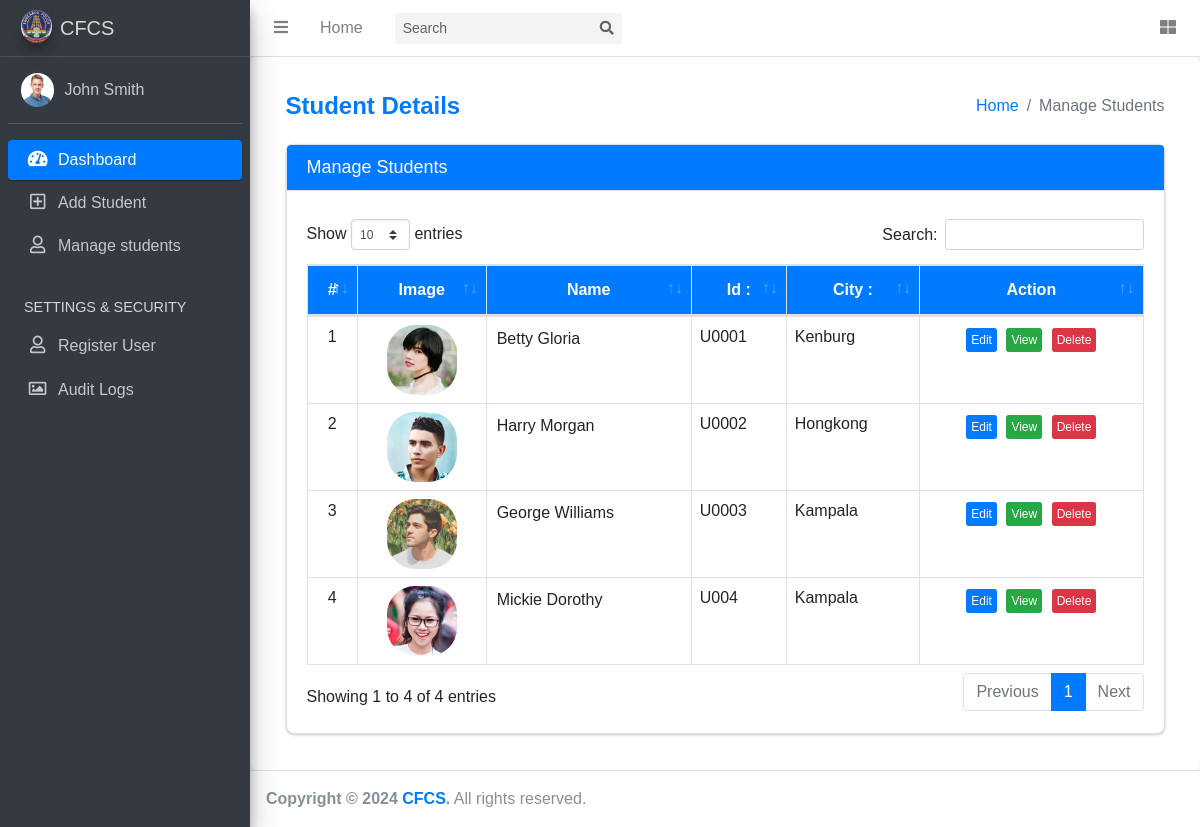
/sdms/student_list.php (signed in), run on the app's committed database.
### tables this page shows
CREATE TABLE `tblusers` (
  `id` int(11) NOT NULL,
  `name` varchar(255) NOT NULL,
  `lastname` varchar(255) NOT NULL,
  `username` varchar(255) NOT NULL,
  `email` varchar(255) NOT NULL,
  `sex` varchar(255) NOT NULL,
  `permission` varchar(255) NOT NULL,
  `password` varchar(255) NOT NULL,
  `mobile` int(11) NOT NULL,
  `userimage` varchar(255) NOT NULL DEFAULT 'but.jpg',
  `status` int(11) NOT NULL
);

CREATE TABLE `students` (
  `id` int(11) NOT NULL,
  `class` varchar(255) DEFAULT NULL,
  `studentno` varchar(255) NOT NULL,
  `studentName` varchar(255) DEFAULT NULL,
  `age` int(11) DEFAULT NULL,
  `stream` varchar(255) DEFAULT NULL,
  `gender` varchar(255) NOT NULL,
  `email` varchar(255) DEFAULT NULL,
  `contactno` int(10) DEFAULT NULL,
  `nextphone` int(10) DEFAULT NULL,
  `country` varchar(255) DEFAULT NULL,
  `district` varchar(255) DEFAULT NULL,
  `state` varchar(255) DEFAULT NULL,
  `village` varchar(255) DEFAULT NULL,
  `studentImage` varchar(255) DEFAULT NULL,
  `parentName` varchar(255) DEFAULT NULL,
  `relation` varchar(255) DEFAULT NULL,
  `occupation` varchar(255) DEFAULT NULL,
  `postingDate` timestamp NULL DEFAULT current_timestamp(),
  `updationDate` varchar(255) DEFAULT NULL
);

### sdms/student_list.php (the view, shortened to what this page needs)
<?php
include('includes/dbconnection.php');
?>
<!DOCTYPE html>
<html>
<?php @include("includes/head.php"); ?>
<body class="hold-transition sidebar-mini" style="font-family: Arial, sans-serif; background-color: #f4f6f9;">
  <div class="wrapper">
    <?php @include("includes/header.php"); ?>
    <?php @include("includes/sidebar.php"); ?>
    <div class="content-wrapper" style="background-color: #ffffff; padding: 20px; border-radius: 8px;">
      <section class="content-header">
        <div class="container-fluid">
          <div class="row mb-2">
            <div class="col-sm-6">
              <h1 style="color: #007bff; font-size: 24px; font-weight: bold;">Student Details</h1>
            </div>
            <div class="col-sm-6">
              <ol class="breadcrumb float-sm-right" style="background-color: #ffffff; border-radius: 4px;">
                <li class="breadcrumb-item"><a href="dashboard.php" style="color: #007bff;">Home</a></li>
                <li class="breadcrumb-item active" style="color: #6c757d;">Manage Students</li>
              </ol>
            </div>
          </div>
        </div>
      </section>
      <section class="content">
        <div class="container-fluid">
          <div class="row">
            <div class="col-12">
              <div class="card" style="border: 1px solid #dee2e6; border-radius: 8px;">
                <div class="card-header" style="background-color: #007bff; color: #ffffff; border-bottom: 1px solid #dee2e6;">
                  <h3 class="card-title" style="font-size: 18px;">Manage Students</h3>
                </div>
                        <?php @include("view_student_info.php");?>
                <div class="card-body mt-2">
                  <table id="example1" class="table table-bordered table-hover" style="border-collapse: collapse; width: 100%;">
                    <thead>
                      <tr style="background-color: #007bff; color: #ffffff;">
                        <th style="padding: 12px; text-align: center;">#</th>
                        <th style="padding: 12px; text-align: center;">Image</th>
                        <th style="padding: 12px; text-align: center;">Name</th>
                        <th style="padding: 12px; text-align: center;">Id :</th>
                        <th style="padding: 12px; text-align: center;">City : </th>
                        <th style="padding: 12px; text-align: center;">Action</th>
                      </tr>
                    </thead>
                    <tbody>
                      <?php
                      $query = mysqli_query($con, "SELECT * FROM students");
                      $cnt = 1;
                      while ($row = mysqli_fetch_array($query)) {
                      ?>
                        <tr>
                          <td style="text-align: center; padding: 8px;"><?php echo htmlentities($cnt);?></td>
                          <td class="align-middle" style="text-align: center; padding: 8px;">
                            <a href="#"><img src="studentimages/<?php echo htmlentities($row['studentImage']);?>" width="70" height="70" style="border-radius: 40%;"></a>
                          </td>
                          <td style="padding: 10px;"><?php echo htmlentities($row['studentName']);?></td>
                          <td style="padding: 8px;"><?php echo htmlentities($row['studentno']);?></td>
                          <td style="padding: 8px;"><?php echo htmlentities($row['district']);?></td>
                          <td style="text-align: center; padding: 10px;">
                            <button class="btn btn-primary btn-xs edit_data" id="<?php echo $row['id']; ?>" title="Click to Edit" style="margin-right: 5px;">Edit</button>
                            <button class="btn btn-success btn-xs edit_data2" id="<?php echo $row['id']; ?>" title="Click to View" style="margin-right: 5px;">View</button>
                            <a href="student_list.php?id=<?php echo $row['id']?>&del=delete" onClick="return confirm('Are you sure you want to delete?')" class="btn btn-danger btn-xs" style="text-decoration: none; color: #ffffff;">Delete</a>
                          </td>
                        </tr>
                        <?php
                        $cnt = $cnt + 1;
                      } ?>
                    </tbody>
                  </table>
                </div>
              </div>
            </div>
          </div>
        </div>
      </section>
    </div>
    <?php @include("includes/footer.php"); ?>
  </div>
</body>
</html>

### sdms/includes/head.php (shortened to what this page needs)
<head>
  <link rel="stylesheet" href="plugins/fontawesome-free/css/all.min.css">
  <link rel="stylesheet" href="https://code.ionicframework.com/ionicons/2.0.1/css/ionicons.min.css">
  <link rel="stylesheet" href="plugins/datatables-bs4/css/dataTables.bootstrap4.min.css">
  <link rel="stylesheet" href="plugins/datatables-responsive/css/responsive.bootstrap4.min.css">
  <link rel="stylesheet" href="plugins/tempusdominus-bootstrap-4/css/tempusdominus-bootstrap-4.min.css">
  <link rel="stylesheet" href="plugins/icheck-bootstrap/icheck-bootstrap.min.css">
  <link rel="stylesheet" href="plugins/jqvmap/jqvmap.min.css">
  <link rel="stylesheet" href="dist/css/adminlte.min.css">
  <link rel="stylesheet" href="plugins/overlayScrollbars/css/OverlayScrollbars.min.css">
  <link rel="stylesheet" href="plugins/daterangepicker/daterangepicker.css">
  <link rel="stylesheet" href="plugins/summernote/summernote-bs4.css">
</head>

### sdms/includes/header.php (shortened to what this page needs)
<nav class="main-header navbar navbar-expand navbar-white navbar-light">
  <ul class="navbar-nav">
    <li class="nav-item">
      <a class="nav-link" data-widget="pushmenu" href="#" role="button"><i class="fas fa-bars"></i></a>
    </li>
    <li class="nav-item d-none d-sm-inline-block">
      <a href="index3.html" class="nav-link">Home</a>
    </li>
  </ul>
  <form class="form-inline ml-3">
    <div class="input-group input-group-sm">
      <input class="form-control form-control-navbar" type="search" placeholder="Search" aria-label="Search">
      <div class="input-group-append">
        <button class="btn btn-navbar" type="submit">
          <i class="fas fa-search"></i>
        </button>
      </div>
    </div>
  </form>
  <ul class="navbar-nav ml-auto">
    <li class="nav-item">
      <a class="nav-link" data-toggle="dropdown" href="#"><i class="fas fa-th-large"></i> </a>
    </li>
  </ul>
</nav>

### sdms/includes/sidebar.php (shortened to what this page needs)
 <aside class="main-sidebar sidebar-dark-primary elevation-4">
  <a href="dashboard.php" class="brand-link">
    <img src="company/logo.jpg" alt="Leading Estate" class="brand-image img-circle elevation-3"
    style="opacity: .8">
    <span class="brand-text font-weight-light">CFCS</span>
  </a>
  <div class="sidebar">
    <div class="user-panel mt-3 pb-3 mb-3 d-flex">
      <?php
      $eid=$_SESSION['sid'];
      $sql="SELECT * from tblusers   where id=:eid ";
      $query = $dbh -> prepare($sql);
      $query-> bindParam(':eid', $eid, PDO::PARAM_STR);
      $query->execute();
      $results=$query->fetchAll(PDO::FETCH_OBJ);
      if($query->rowCount() > 0)
      {
        foreach($results as $row)
        {
          ?>
          <div class="image">
            <img class="img-circle"
            src="staff_images/<?php echo htmlentities($row->userimage);?>" width="90px" height="90px" class="user-image"
            alt="User profile picture">
          </div>
          <div class="info">
            <a href="profile.php" class="d-block"><?php echo ($row->name); ?> <?php echo ($row->lastname); ?></a>
          </div>
          <?php
        }
      } ?>
    </div>
    <nav class="mt-2">
      <ul class="nav nav-pills nav-sidebar flex-column" data-widget="treeview" role="menu" data-accordion="false">
        <li class="nav-item has-treeview menu-open">
          <a href="dashboard.php" class="nav-link active">
            <i class="nav-icon fas fa-tachometer-alt"></i>
            <p>
              Dashboard
            </p>
          </a>
        </li>
        <li class="nav-item">
          <a href="add_student.php" class="nav-link">
            <i class="nav-icon far fa-plus-square"></i>
            <p>
              Add Student
            </p>
          </a>
        </li>
        <li class="nav-item">
          <a href="student_list.php" class="nav-link">
            <i class="nav-icon far fa-user"></i>
            <p>
              Manage students
            </p>
          </a>
        </li>
        <li class="nav-header">SETTINGS & SECURITY</li>
        <li class="nav-item">
          <a href="userregister.php" class="nav-link">
           <i class="far fa-user nav-icon"></i>
           <p>
            Register User
          </p>
        </a>
      </li>
      <li class="nav-item">
        <a href="auditlog.php" class="nav-link">
          <i class="far fa-image nav-icon"></i>
          <p>
            Audit Logs
          </p>
        </a>
      </li>
    </ul>
  </nav>
</div>
</aside>

### sdms/includes/footer.php
<footer class="main-footer">
  <strong>Copyright &copy; <script>document.write(new Date().getFullYear());</script> <a href="https://eservices.tnpolice.gov.in/CCTNSNICSDC/Index?4">CFCS</a>.</strong>
  All rights reserved.
</footer>

### data on the page
tblusers: userimage (picture), name "John", lastname "Smith"
students: studentImage (picture), studentName "Betty Gloria", studentno "U0001", district "Kenburg"
students: studentImage (picture), studentName "Harry Morgan", studentno "U0002", district "Hongkong"
students: studentImage (picture), studentName "George Williams", studentno "U0003", district "Kampala"
students: studentImage (picture), studentName "Mickie Dorothy", studentno "U004", district "Kampala"
